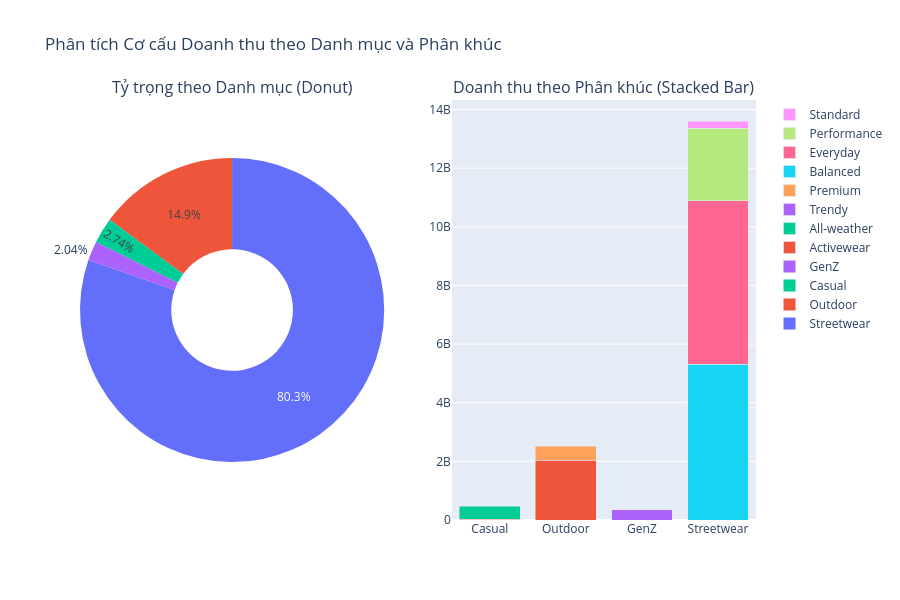

The notebook cell saved with this chart:
### Code cell
master_df = order_items.merge(products, on='product_id', how='left')
master_df['Total_Revenue'] = master_df['price'] * master_df['quantity'] - master_df['discount_amount']
master_df['Total_COGS'] = master_df['cogs'] * master_df['quantity']

# Gom nhóm theo Category và Segment
cat_seg_revenue = master_df.groupby(['category', 'segment'])['Total_Revenue'].sum().reset_index()

# --- BƯỚC 2: VẼ BIỂU ĐỒ (Donut + Stacked Bar) ---
fig = make_subplots(rows=1, cols=2, 
                    specs=[[{'type':'domain'}, {'type':'xy'}]],
                    subplot_titles=('Tỷ trọng theo Danh mục (Donut)', 'Doanh thu theo Phân khúc (Stacked Bar)'))

# 1. Donut Chart (Tổng quan theo Category)
cat_revenue = cat_seg_revenue.groupby('category')['Total_Revenue'].sum().reset_index()
fig.add_trace(go.Pie(labels=cat_revenue['category'], 
                     values=cat_revenue['Total_Revenue'], 
                     hole=.4, name="Category"), row=1, col=1)

# 2. Stacked Bar Chart (Chi tiết Segment trong từng Category)
for segment in cat_seg_revenue['segment'].unique():
    segment_data = cat_seg_revenue[cat_seg_revenue['segment'] == segment]
    fig.add_trace(go.Bar(x=segment_data['category'], 
                         y=segment_data['Total_Revenue'], 
                         name=segment), row=1, col=2)

# Định dạng layout
fig.update_layout(
    title_text="Phân tích Cơ cấu Doanh thu theo Danh mục và Phân khúc",
    barmode='stack',
    showlegend=True,
    height=600
)
fig.show()

### Figure 1 — Plotly figure (JSON) as saved in the notebook; plotly's stock layout.template omitted (floating-point values rounded to 4 significant figures)
{"data": [{"domain": {"x": [0, 0.45], "y": [0, 1]}, "hole": 0.4, "labels": ["Casual", "GenZ", "Outdoor", "Streetwear"], "name": "Category", "type": "pie", "values": [464500000.0, 346300000.0, 2524000000.0, 13610000000.0]}, {"name": "Activewear", "type": "bar", "x": ["Casual", "Outdoor"], "xaxis": "x", "y": [33360000.0, 2038000000.0], "yaxis": "y"}, {"name": "All-weather", "type": "bar", "x": ["Casual"], "xaxis": "x", "y": [431100000.0], "yaxis": "y"}, {"name": "Trendy", "type": "bar", "x": ["GenZ"], "xaxis": "x", "y": [346300000.0], "yaxis": "y"}, {"name": "Premium", "type": "bar", "x": ["Outdoor"], "xaxis": "x", "y": [485300000.0], "yaxis": "y"}, {"name": "Balanced", "type": "bar", "x": ["Streetwear"], "xaxis": "x", "y": [5317000000.0], "yaxis": "y"}, {"name": "Everyday", "type": "bar", "x": ["Streetwear"], "xaxis": "x", "y": [5573000000.0], "yaxis": "y"}, {"name": "Performance", "type": "bar", "x": ["Streetwear"], "xaxis": "x", "y": [2474000000.0], "yaxis": "y"}, {"name": "Standard", "type": "bar", "x": ["Streetwear"], "xaxis": "x", "y": [246200000.0], "yaxis": "y"}], "layout": {"annotations": [{"font": {"size": 16}, "showarrow": false, "text": "Tỷ trọng theo Danh mục (Donut)", "x": 0.225, "xanchor": "center", "xref": "paper", "y": 1, "yanchor": "bottom", "yref": "paper"}, {"font": {"size": 16}, "showarrow": false, "text": "Doanh thu theo Phân khúc (Stacked Bar)", "x": 0.775, "xanchor": "center", "xref": "paper", "y": 1, "yanchor": "bottom", "yref": "paper"}], "barmode": "stack", "height": 600, "showlegend": true, "title": {"text": "Phân tích Cơ cấu Doanh thu theo Danh mục và Phân khúc"}, "xaxis": {"anchor": "y", "domain": [0.55, 1]}, "yaxis": {"anchor": "x", "domain": [0, 1]}}}
